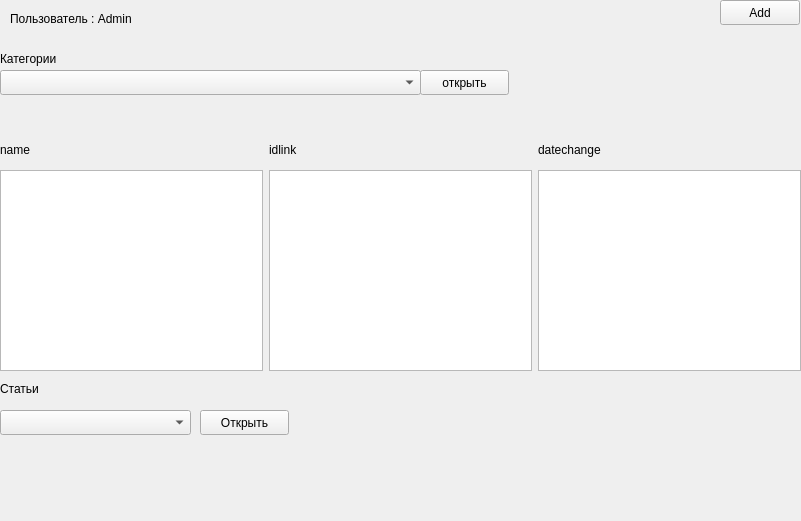
<?xml version="1.0" encoding="UTF-8"?>
<ui version="4.0">
 <class>DataBase</class>
 <widget class="QWidget" name="DataBase">
  <property name="geometry">
   <rect>
    <x>0</x>
    <y>0</y>
    <width>801</width>
    <height>521</height>
   </rect>
  </property>
  <property name="windowTitle">
   <string>Form</string>
  </property>
  <widget class="QLabel" name="label">
   <property name="geometry">
    <rect>
     <x>10</x>
     <y>10</y>
     <width>181</width>
     <height>17</height>
    </rect>
   </property>
   <property name="text">
    <string>Пользователь : Admin</string>
   </property>
  </widget>
  <widget class="QPushButton" name="pushButton_2">
   <property name="geometry">
    <rect>
     <x>420</x>
     <y>70</y>
     <width>89</width>
     <height>25</height>
    </rect>
   </property>
   <property name="text">
    <string>открыть</string>
   </property>
  </widget>
  <widget class="QWidget" name="layoutWidget">
   <property name="geometry">
    <rect>
     <x>0</x>
     <y>140</y>
     <width>801</width>
     <height>20</height>
    </rect>
   </property>
   <layout class="QHBoxLayout" name="horizontalLayout">
    <item>
     <widget class="QLabel" name="label_2">
      <property name="text">
       <string>name</string>
      </property>
     </widget>
    </item>
    <item>
     <widget class="QLabel" name="label_3">
      <property name="text">
       <string>idlink</string>
      </property>
     </widget>
    </item>
    <item>
     <widget class="QLabel" name="label_4">
      <property name="text">
       <string>datechange</string>
      </property>
     </widget>
    </item>
   </layout>
  </widget>
  <widget class="QWidget" name="layoutWidget">
   <property name="geometry">
    <rect>
     <x>0</x>
     <y>170</y>
     <width>801</width>
     <height>201</height>
    </rect>
   </property>
   <layout class="QHBoxLayout" name="horizontalLayout_2">
    <item>
     <widget class="QTextBrowser" name="textBrowser">
      <property name="html">
       <string>&lt;!DOCTYPE HTML PUBLIC &quot;-//W3C//DTD HTML 4.0//EN&quot; &quot;http://www.w3.org/TR/REC-html40/strict.dtd&quot;&gt;
&lt;html&gt;&lt;head&gt;&lt;meta name=&quot;qrichtext&quot; content=&quot;1&quot; /&gt;&lt;style type=&quot;text/css&quot;&gt;
p, li { white-space: pre-wrap; }
&lt;/style&gt;&lt;/head&gt;&lt;body style=&quot; font-family:'Ubuntu'; font-size:11pt; font-weight:400; font-style:normal;&quot;&gt;
&lt;p style=&quot;-qt-paragraph-type:empty; margin-top:0px; margin-bottom:0px; margin-left:0px; margin-right:0px; -qt-block-indent:0; text-indent:0px;&quot;&gt;&lt;br /&gt;&lt;/p&gt;&lt;/body&gt;&lt;/html&gt;</string>
      </property>
     </widget>
    </item>
    <item>
     <widget class="QTextBrowser" name="textBrowser_2">
      <property name="html">
       <string>&lt;!DOCTYPE HTML PUBLIC &quot;-//W3C//DTD HTML 4.0//EN&quot; &quot;http://www.w3.org/TR/REC-html40/strict.dtd&quot;&gt;
&lt;html&gt;&lt;head&gt;&lt;meta name=&quot;qrichtext&quot; content=&quot;1&quot; /&gt;&lt;style type=&quot;text/css&quot;&gt;
p, li { white-space: pre-wrap; }
&lt;/style&gt;&lt;/head&gt;&lt;body style=&quot; font-family:'Ubuntu'; font-size:11pt; font-weight:400; font-style:normal;&quot;&gt;
&lt;p style=&quot;-qt-paragraph-type:empty; margin-top:0px; margin-bottom:0px; margin-left:0px; margin-right:0px; -qt-block-indent:0; text-indent:0px;&quot;&gt;&lt;br /&gt;&lt;/p&gt;&lt;/body&gt;&lt;/html&gt;</string>
      </property>
     </widget>
    </item>
    <item>
     <widget class="QTextBrowser" name="textBrowser_3">
      <property name="html">
       <string>&lt;!DOCTYPE HTML PUBLIC &quot;-//W3C//DTD HTML 4.0//EN&quot; &quot;http://www.w3.org/TR/REC-html40/strict.dtd&quot;&gt;
&lt;html&gt;&lt;head&gt;&lt;meta name=&quot;qrichtext&quot; content=&quot;1&quot; /&gt;&lt;style type=&quot;text/css&quot;&gt;
p, li { white-space: pre-wrap; }
&lt;/style&gt;&lt;/head&gt;&lt;body style=&quot; font-family:'Ubuntu'; font-size:11pt; font-weight:400; font-style:normal;&quot;&gt;
&lt;p style=&quot;-qt-paragraph-type:empty; margin-top:0px; margin-bottom:0px; margin-left:0px; margin-right:0px; -qt-block-indent:0; text-indent:0px;&quot;&gt;&lt;br /&gt;&lt;/p&gt;&lt;/body&gt;&lt;/html&gt;</string>
      </property>
     </widget>
    </item>
   </layout>
  </widget>
  <widget class="QComboBox" name="comboBox_2">
   <property name="geometry">
    <rect>
     <x>0</x>
     <y>410</y>
     <width>191</width>
     <height>25</height>
    </rect>
   </property>
  </widget>
  <widget class="QPushButton" name="pushButton_4">
   <property name="geometry">
    <rect>
     <x>200</x>
     <y>410</y>
     <width>89</width>
     <height>25</height>
    </rect>
   </property>
   <property name="text">
    <string>Открыть</string>
   </property>
  </widget>
  <widget class="QLabel" name="label_5">
   <property name="geometry">
    <rect>
     <x>0</x>
     <y>50</y>
     <width>81</width>
     <height>17</height>
    </rect>
   </property>
   <property name="text">
    <string>Категории</string>
   </property>
  </widget>
  <widget class="QLabel" name="label_6">
   <property name="geometry">
    <rect>
     <x>0</x>
     <y>380</y>
     <width>191</width>
     <height>17</height>
    </rect>
   </property>
   <property name="layoutDirection">
    <enum>Qt::LeftToRight</enum>
   </property>
   <property name="text">
    <string>Статьи</string>
   </property>
   <property name="wordWrap">
    <bool>false</bool>
   </property>
  </widget>
  <widget class="QPushButton" name="pushButton">
   <property name="geometry">
    <rect>
     <x>720</x>
     <y>0</y>
     <width>80</width>
     <height>25</height>
    </rect>
   </property>
   <property name="text">
    <string>Add</string>
   </property>
  </widget>
  <widget class="QComboBox" name="comboBox">
   <property name="geometry">
    <rect>
     <x>0</x>
     <y>70</y>
     <width>421</width>
     <height>25</height>
    </rect>
   </property>
  </widget>
 </widget>
 <resources/>
 <connections/>
</ui>
